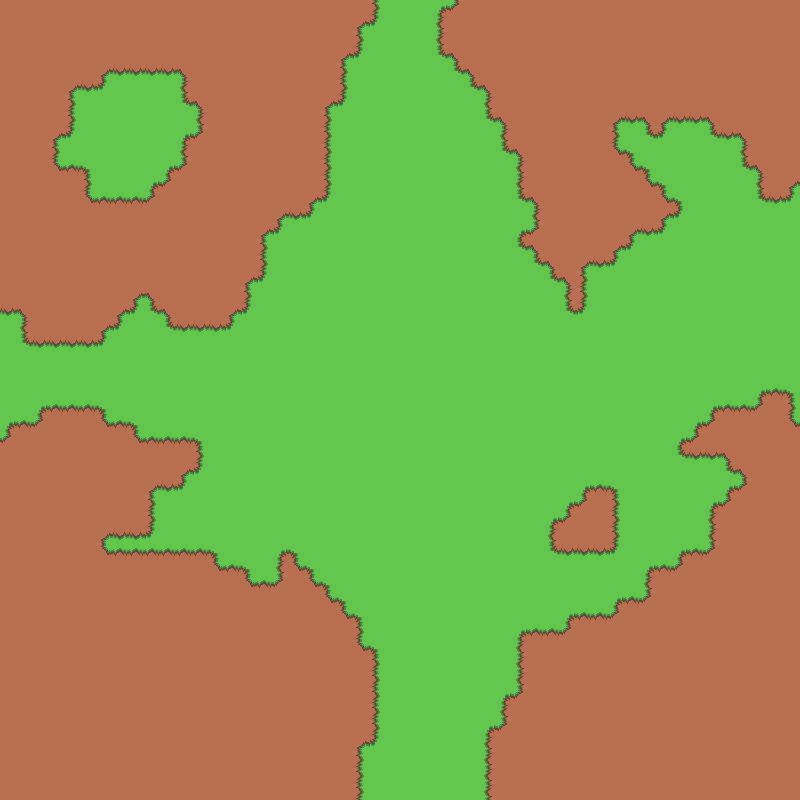

Tiled map render using the project's own tile images. Description and the map definition, with tile-layer contents summarised, below:
An orthogonal 50x50 tile map with 16x16 px tiles, 2 tile layers (Tile Layer 1, collision_layer).

<map version="1.10" tiledversion="1.10.2" orientation="orthogonal" renderorder="right-down" width="50" height="50" tilewidth="16" tileheight="16" infinite="0" nextlayerid="4" nextobjectid="3">
 <properties>
  <property name="id" value="elwynn_forest" />
 </properties>
 <tileset firstgid="1" name="basic_grass_1" tilewidth="16" tileheight="16" tilecount="30" columns="5">
  <image source="Tileset/basic_grass_1.png" width="80" height="96" />
  <wangsets>
   <wangset name="Land" type="mixed" tile="-1">
    <wangcolor name="Dirt" color="#ff0000" tile="-1" probability="1" />
    <wangcolor name="Grass" color="#00ff00" tile="-1" probability="1" />
    <wangtile tileid="0" wangid="2,2,0,1,0,2,2,2" />
    <wangtile tileid="1" wangid="2,2,0,1,1,1,0,2" />
    <wangtile tileid="2" wangid="2,2,2,2,0,1,0,2" />
    <wangtile tileid="4" wangid="2,2,2,2,2,2,2,2" />
    <wangtile tileid="5" wangid="0,1,1,1,0,2,2,2" />
    <wangtile tileid="6" wangid="1,1,1,1,1,1,1,1" />
    <wangtile tileid="7" wangid="0,2,2,2,0,1,1,1" />
    <wangtile tileid="10" wangid="0,1,0,2,2,2,2,2" />
    <wangtile tileid="11" wangid="1,1,0,2,2,2,0,1" />
    <wangtile tileid="12" wangid="0,2,2,2,2,2,0,1" />
    <wangtile tileid="15" wangid="1,1,0,2,0,1,1,1" />
    <wangtile tileid="16" wangid="1,1,1,1,0,2,0,1" />
    <wangtile tileid="17" wangid="0,2,0,1,1,1,1,1" />
    <wangtile tileid="18" wangid="0,1,1,1,1,1,0,2" />
   </wangset>
  </wangsets>
 </tileset>
 <layer id="1" name="Tile Layer 1" width="50" height="50">
  <data>[2500 cells, 2500 non-empty, 14 distinct tile ids]</data>
 </layer>
 <layer id="2" name="collision_layer" width="50" height="50" opacity="0.5">
  <data>[2500 cells, 0 non-empty, 0 distinct tile ids]</data>
 </layer>
</map>
